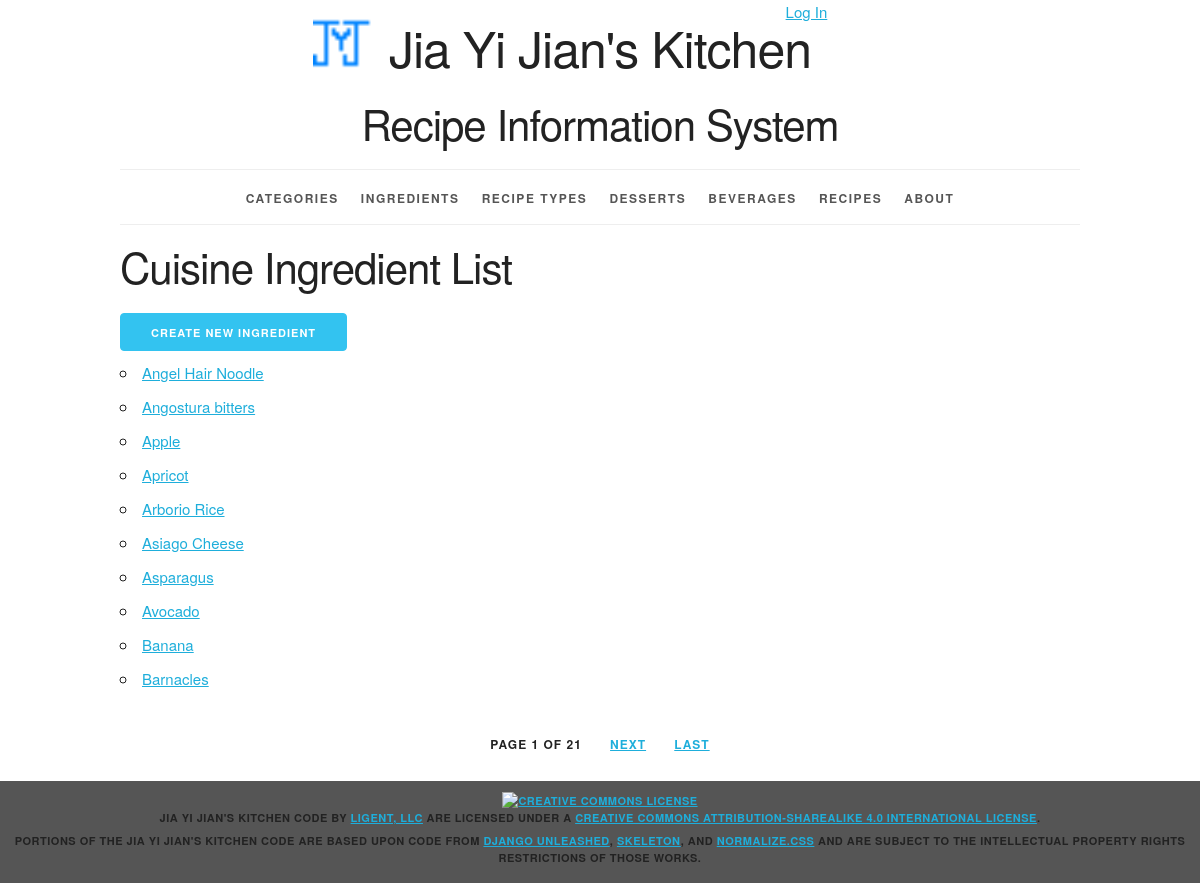
The page /ingredients/ on the database its author committed.
### recipeinfo/models.py (models this page shows, shortened)
class Ingredient(models.Model):
    ingredient_id = models.AutoField(primary_key=True)
    ingredient_name = models.CharField(max_length=45, unique=True)
    is_vegetarian = models.IntegerField()
    category = models.ForeignKey(Category, related_name='ingredients', on_delete=models.PROTECT)
    def __str__(self):
        return '%s' % ((self.ingredient_name))
    def get_absolute_url(self):
        return reverse('recipeinfo_ingredient_detail_urlpattern', kwargs={'pk': self.pk})
    class Meta:
        ordering = ['ingredient_name']

### recipeinfo/views.py (the view)
class IngredientList(PageLinksMixin, ListView):
    paginate_by = 10
    model = Ingredient

### recipeinfo/utils.py (called while the page is built)
    def _page_urls(self, page_number):
        return "?{pkw}={n}".format(
            pkw=self.page_kwarg,
            n=page_number)

    def first_page(self, page):
        if page.number > 1:
            return self._page_urls(1)
        return None

    def previous_page(self, page):
        if (page.has_previous()
                and page.number > 2):
            return self._page_urls(
                page.previous_page_number())
        return None

    def next_page(self, page):
        last_page = page.paginator.num_pages
        if (page.has_next()
                and page.number < last_page - 1):
            return self._page_urls(
                page.next_page_number())
        return None

    def last_page(self, page):
        last_page = page.paginator.num_pages
        if page.number < last_page:
            return self._page_urls(last_page)
        return None

    def get_context_data(self, **kwargs):
        context = super().get_context_data(
            **kwargs)
        page = context.get('page_obj')
        if page is not None:
            context.update({
                'first_page_url':
                    self.first_page(page),
                'previous_page_url':
                    self.previous_page(page),
                'next_page_url':
                    self.next_page(page),
                'last_page_url':
                    self.last_page(page),
            })
        return context

### recipeinfo/templates/recipeinfo/ingredient_list.html (shortened to what this page needs)
{% extends 'recipeinfo/base.html' %}
{% block content %}
<h2>Cuisine Ingredient List</h2>
    <div>
         <a href="{% url 'recipeinfo_ingredient_create_urlpattern' %}"
         class="button button-primary">Create New Ingredient</a>
    </div>
<ul>
    {% for ingredient in ingredient_list %}
        <li>
        <a href="{{ ingredient.get_absolute_url }}">{{ ingredient }}</a>
        </li>
    {% empty %}
        <li><em>There are currently no cuisine ingredients in the list.</em></li>
    {% endfor %}
</ul>
{% endblock %}

### recipeinfo/static/recipeinfo/skeleton.css (style rules this page uses)
html { font-size: 62.5%; }
body { font-size: 1.5em; line-height: 1.6; font-weight: 400; font-family: "Raleway", "HelveticaNeue", "Helvetica Neue", Helvetica, Arial, sans-serif; color: #222; }
h1, h2, h3, h4, h5, h6 { margin-top: 0; margin-bottom: 2rem; font-weight: 300; }
h2 { font-size: 3.6rem; line-height: 1.25; letter-spacing: -.1rem; }
@media (min-width: 550px) { h2 { font-size: 4.2rem; } }
a { color: #1EAEDB; }
.button, button, input[type="submit"], input[type="reset"], input[type="button"] { display: inline-block; height: 38px; padding: 0 30px; color: #555; text-align: center; font-size: 11px; font-weight: 600; line-height: 38px; letter-spacing: .1rem; text-transform: uppercase; text-decoration: none; white-space: nowrap; background-color: transparent; border-radius: 4px; border: 1px solid #bbb; cursor: pointer; box-sizing: border-box; }
.button.button-primary, button.button-primary, input[type="submit"].button-primary, input[type="reset"].button-primary, input[type="button"].button-primary { color: #FFF; background-color: #33C3F0; border-color: #33C3F0; }
ul { list-style: circle inside; }
ol, ul { padding-left: 0; margin-top: 0; }
li { margin-bottom: 1rem; }
button, .button { margin-bottom: 1rem; }
pre, blockquote, dl, figure, table, p, ul, ol, form { margin-bottom: 2.5rem; }

### recipeinfo/static/recipeinfo/style.css (style rules this page uses)
html { height: 100%; background-color: #555; }
body { background-color: white; }

### rows shown on the page
Ingredient: ingredient_name "Angel Hair Noodle"
Ingredient: ingredient_name "Angostura bitters"
Ingredient: ingredient_name "Apple"
Ingredient: ingredient_name "Apricot"
Ingredient: ingredient_name "Arborio Rice"
Ingredient: ingredient_name "Asiago Cheese"
Ingredient: ingredient_name "Asparagus"
Ingredient: ingredient_name "Avocado"
Ingredient: ingredient_name "Banana"
Ingredient: ingredient_name "Barnacles"

### other values the page prints
{{ page_obj.number }} "1"
{{ paginator.num_pages }} "21"
